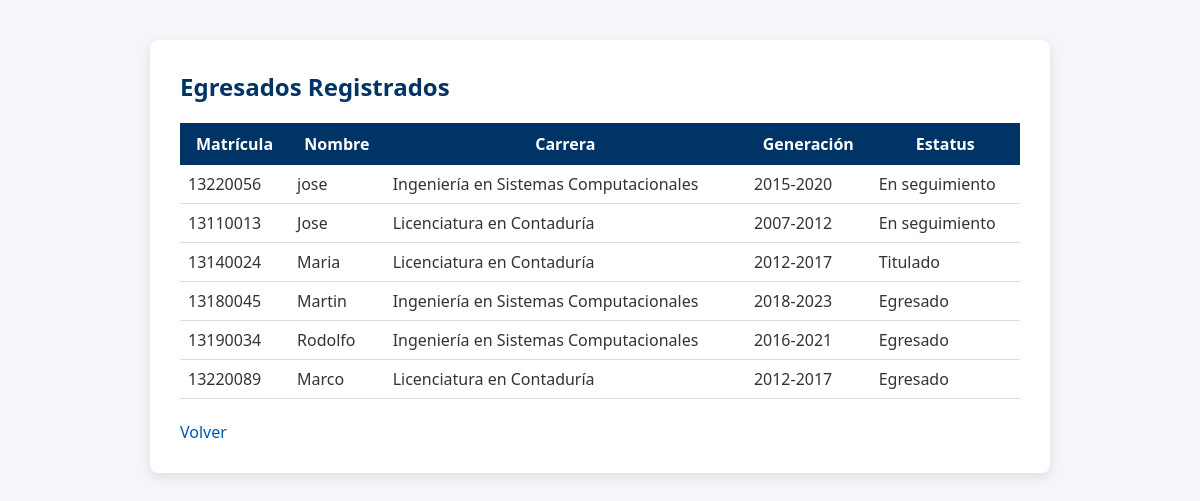
/egresados (signed in), run on the app's committed database.
### tables this page shows
CREATE TABLE `egresados` (`id`, `matricula`, `nombre_completo`, `carrera`, `generacion`, `estatus`, `domicilio`, `genero`, `telefono`, `correo`, `fecha_registro`);

### egresados.py (the view)
@egresados_bp.route("/egresados")
@login_required
def listar_egresados():
    conn = get_connection()
    egresados = conn.execute("SELECT * FROM egresados").fetchall()
    conn.close()
    return render_template("egresados.html", egresados=egresados)

### db.py (called while the page is built)
def get_connection():
    conn = sqlite3.connect(DATABASE)
    conn.row_factory = sqlite3.Row
    return conn

### egresados.py (called while the page is built)
def login_required(f):
    @wraps(f)
    def decorated(*args, **kwargs):
        if "usuario" not in session:
            return redirect(url_for("auth.login"))
        return f(*args, **kwargs)
    return decorated

### templates/egresados.html (shortened to what this page needs)
<!DOCTYPE html>
<html lang="es">
<head>
    <link rel="stylesheet" href="{{ url_for('static', filename='css/styles.css') }}">
    <link rel="stylesheet" href="{{ url_for('static', filename='css/egresados.css') }}">
</head>
<body>
    <div class="container">
        <h2>Egresados Registrados</h2>
        {% if egresados %}
        <table>
            <tr>
                <th>Matrícula</th>
                <th>Nombre</th>
                <th>Carrera</th>
                <th>Generación</th>
                <th>Estatus</th>
            </tr>
            {% for e in egresados %}
            <tr>
                <td>{{ e.matricula }}</td>
                <td>{{ e.nombre_completo }}</td>
                <td>{{ e.carrera }}</td>
                <td>{{ e.generacion }}</td>
                <td>{{ e.estatus }}</td>
            </tr>
            {% endfor %}
        </table>
        {% else %}
            <p>No hay ningún registro aún.</p>
        {% endif %}
        <br>
        <a href="{{ url_for('dashboard') }}">Volver</a>
    </div>
</body>
</html>

### static/css/styles.css (style rules this page uses)
* { margin: 0; padding: 0; box-sizing: border-box; font-family: 'Segoe UI', Arial, sans-serif; }
body { background-color: #f4f6f9; color: #333; padding: 40px; }
.container { max-width: 900px; margin: auto; background: #ffffff; padding: 30px; border-radius: 8px; box-shadow: 0 4px 12px rgba(0,0,0,0.1); }
h1, h2 { color: #003366; margin-bottom: 20px; }
a { text-decoration: none; color: #0056b3; font-weight: 500; }

### static/css/egresados.css (style rules this page uses)
table { width: 100%; border-collapse: collapse; margin-top: 15px; }
th { background-color: #003366; color: white; padding: 10px; }
td { padding: 8px; border-bottom: 1px solid #ddd; }

### data on the page
egresados: matricula "13220056", nombre_completo "jose", carrera "Ingeniería en Sistemas Computacionales", generacion "2015-2020", estatus "En seguimiento"
egresados: matricula "13110013", nombre_completo "Jose", carrera "Licenciatura en Contaduría", generacion "2007-2012", estatus "En seguimiento"
egresados: matricula "13140024", nombre_completo "Maria", carrera "Licenciatura en Contaduría", generacion "2012-2017", estatus "Titulado"
egresados: matricula "13180045", nombre_completo "Martin", carrera "Ingeniería en Sistemas Computacionales", generacion "2018-2023", estatus "Egresado"
egresados: matricula "13190034", nombre_completo "Rodolfo", carrera "Ingeniería en Sistemas Computacionales", generacion "2016-2021", estatus "Egresado"
egresados: matricula "13220089", nombre_completo "Marco", carrera "Licenciatura en Contaduría", generacion "2012-2017", estatus "Egresado"
